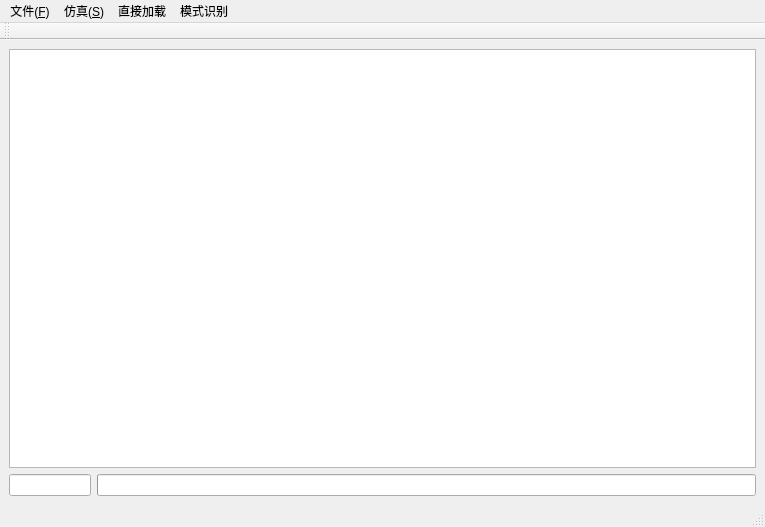
<?xml version="1.0" encoding="UTF-8"?>
<ui version="4.0">
 <class>MainWindow</class>
 <widget class="QMainWindow" name="MainWindow">
  <property name="geometry">
   <rect>
    <x>0</x>
    <y>0</y>
    <width>765</width>
    <height>527</height>
   </rect>
  </property>
  <property name="sizePolicy">
   <sizepolicy hsizetype="Preferred" vsizetype="Preferred">
    <horstretch>0</horstretch>
    <verstretch>0</verstretch>
   </sizepolicy>
  </property>
  <property name="windowTitle">
   <string>生机电虚拟环境测试平台</string>
  </property>
  <widget class="QWidget" name="centralwidget">
   <layout class="QVBoxLayout" name="verticalLayout">
    <item>
     <widget class="QGraphicsView" name="graphicsView">
      <property name="lineWidth">
       <number>1</number>
      </property>
     </widget>
    </item>
    <item>
     <layout class="QHBoxLayout" name="horizontalLayout" stretch="1,8">
      <item>
       <widget class="QLineEdit" name="LECountdown">
        <property name="readOnly">
         <bool>true</bool>
        </property>
       </widget>
      </item>
      <item>
       <widget class="QProgressBar" name="progressBar">
        <property name="value">
         <number>0</number>
        </property>
        <property name="textVisible">
         <bool>false</bool>
        </property>
       </widget>
      </item>
     </layout>
    </item>
   </layout>
  </widget>
  <widget class="QMenuBar" name="menubar">
   <property name="geometry">
    <rect>
     <x>0</x>
     <y>0</y>
     <width>765</width>
     <height>23</height>
    </rect>
   </property>
   <widget class="QMenu" name="menu_F">
    <property name="title">
     <string>文件(&amp;F)</string>
    </property>
    <addaction name="action_Add"/>
    <addaction name="separator"/>
    <addaction name="actionOpen"/>
    <addaction name="actionSave"/>
    <addaction name="separator"/>
    <addaction name="actionReset"/>
   </widget>
   <widget class="QMenu" name="menu_S">
    <property name="title">
     <string>仿真(&amp;S)</string>
    </property>
    <addaction name="actionStart"/>
    <addaction name="actionStop"/>
    <addaction name="separator"/>
    <addaction name="actionSettings"/>
   </widget>
   <widget class="QMenu" name="menu">
    <property name="title">
     <string>直接加载</string>
    </property>
    <addaction name="actionSJT_3"/>
    <addaction name="actionSJT_6"/>
    <addaction name="actionBarrett"/>
    <addaction name="actionHumanHand"/>
    <addaction name="actionAddCustomHand"/>
    <addaction name="separator"/>
    <addaction name="actionAddObjects"/>
   </widget>
   <widget class="QMenu" name="menu_2">
    <property name="title">
     <string>模式识别</string>
    </property>
    <addaction name="actionTraining"/>
    <addaction name="actionTesting"/>
   </widget>
   <addaction name="menu_F"/>
   <addaction name="menu_S"/>
   <addaction name="menu"/>
   <addaction name="menu_2"/>
  </widget>
  <widget class="QStatusBar" name="statusbar"/>
  <widget class="QToolBar" name="viewToolBar">
   <property name="windowTitle">
    <string>toolBar</string>
   </property>
   <attribute name="toolBarArea">
    <enum>TopToolBarArea</enum>
   </attribute>
   <attribute name="toolBarBreak">
    <bool>false</bool>
   </attribute>
  </widget>
  <action name="action_Add">
   <property name="text">
    <string>添加...(&amp;A)</string>
   </property>
  </action>
  <action name="actionSettings">
   <property name="text">
    <string>设置...</string>
   </property>
  </action>
  <action name="actionStop">
   <property name="text">
    <string>停止</string>
   </property>
  </action>
  <action name="actionStart">
   <property name="text">
    <string>启动</string>
   </property>
  </action>
  <action name="actionOpen">
   <property name="text">
    <string>打开文件...(&amp;O)</string>
   </property>
  </action>
  <action name="actionSave">
   <property name="text">
    <string>保存场景...(&amp;S)</string>
   </property>
  </action>
  <action name="actionSJT_6">
   <property name="text">
    <string>SJT_6</string>
   </property>
  </action>
  <action name="actionSJT_3">
   <property name="text">
    <string>SJT_3</string>
   </property>
  </action>
  <action name="actionStrategy">
   <property name="text">
    <string>策略选择</string>
   </property>
  </action>
  <action name="actionBarrett">
   <property name="text">
    <string>Barrett</string>
   </property>
  </action>
  <action name="actionHumanHand">
   <property name="text">
    <string>HumanHand</string>
   </property>
  </action>
  <action name="actionSample1">
   <property name="text">
    <string>Sample1</string>
   </property>
  </action>
  <action name="actionSample2">
   <property name="text">
    <string>Sample2</string>
   </property>
  </action>
  <action name="actionAddObjects">
   <property name="text">
    <string>添加抓取物体...</string>
   </property>
  </action>
  <action name="actionReset">
   <property name="text">
    <string>重置环境</string>
   </property>
  </action>
  <action name="actionAddCustomHand">
   <property name="text">
    <string>添加自定义手...</string>
   </property>
  </action>
  <action name="actionTraining">
   <property name="text">
    <string>Training</string>
   </property>
  </action>
  <action name="actionTesting">
   <property name="text">
    <string>Testing</string>
   </property>
  </action>
 </widget>
 <resources/>
 <connections/>
</ui>
